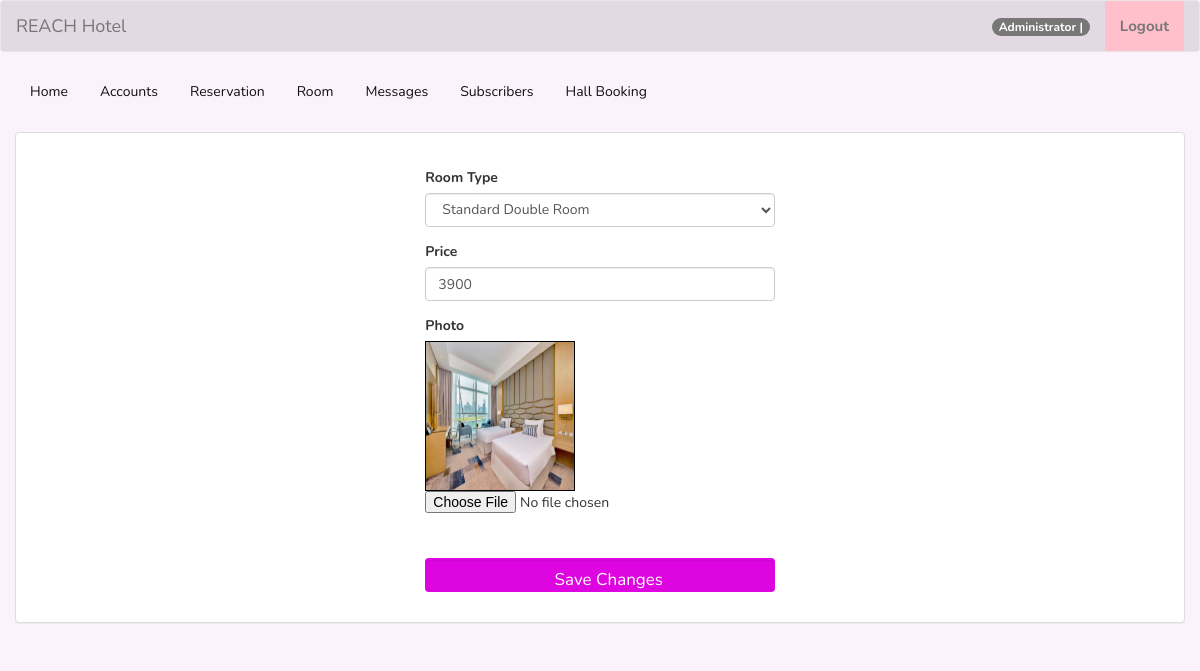
The app's page /admin/edit_room.php?room_id=1 (signed in) with its own data.
### tables this page shows
CREATE TABLE `room` (
  `room_id` int(11) NOT NULL,
  `room_type` varchar(50) NOT NULL,
  `price` varchar(11) NOT NULL,
  `photo` varchar(100) NOT NULL
);

### admin/name.php (called while the page is built)
<?php
	require 'connect.php';
	$query = $conn->query("SELECT * FROM `admin` WHERE `admin_id` = '$_SESSION[admin_id]'") or die(mysqli_error());
	$fetch = $query->fetch_array();
	$name = $fetch['name'];
?>

### admin/edit_room.php (the view, shortened to what this page needs)
<!DOCTYPE html>
<?php
	require 'name.php';
?>
<html lang = "en">
	<head>
		<link rel = "stylesheet" type = "text/css" href = "../css/bootstrap.css " />
		<link rel = "stylesheet" type = "text/css" href = "../css/style.css" />
	</head>
<body style = "background-color:rgba(235 170 240 / 15%);">
	<nav style = "background-color:rgba(0, 0, 0, 0.1);" class = "navbar navbar-default">
		<div  class = "container-fluid">
			<div class = "navbar-header">
				<a class = "navbar-brand" >REACH Hotel</a>
			</div>
			<ul class = "nav navbar-nav pull-right ">
			<li class = "dropdown">
			<a  ><span class="badge badge-pill badge-warning"><?php echo $name;?>    |</span></a>
					<li><a href="logout.php" style = "background: pink;font-size: 15px; font-weight: 700;" ></i> Logout</a></li>
			</li>
			</ul>
		</div>
	</nav>
	<div class = "container-fluid">
		<ul class = "nav nav-pills">
			<li><a href = "home.php">Home</a></li>
			<li><a href = "account.php">Accounts</a></li>
			<li><a href = "reserve.php">Reservation</a></li>
			<li><a href = "room.php">Room</a></li>
			<li><a href = "message.php">Messages</a></li>
			<li><a href = "subscribe.php">Subscribers</a></li>
			<li><a href = "hall_book.php">Hall Booking</a></li>
		</ul>
	</div>
	<br />
	<div class = "container-fluid">
		<div class = "panel panel-default">
			<div class = "panel-body">
				<br />
				<div class="col-md-4">&nbsp;</div>
				<div class = "col-md-4">
					<?php
						$query = $conn->query("SELECT * FROM `room` WHERE `room_id` = '$_REQUEST[room_id]'") or die(mysqli_error());
						$fetch = $query->fetch_array();
					?>
					<form method = "POST" enctype = "multipart/form-data">
						<div class = "form-group">
							<label>Room Type </label>
							<select class = "form-control" required = required name = "room_type">
								<option value = "Standard Double Room" <?php if($fetch['room_type'] == "Standard Double Room"){echo "selected";}?>>Standard Double Room</option>
							</select>
						</div>
						<div class = "form-group">
							<label>Price </label>
							<input type = "number" min = "0" max = "999999999" value = "<?php echo $fetch['price']?>" class = "form-control" name = "price" />
						</div>
						<div class = "form-group">
							<label>Photo </label>
							<div id = "preview" style = "width:150px; height :150px; border:1px solid #000;">
								<img src = "../photo/<?php echo $fetch['photo']?>" id = "lbl" width = "100%" height = "100%"/>
							</div>
							<input type = "file" required = "required" id = "photo" name = "photo" />
						</div>
						<br />
						<div class = "form-group">
							<button name = "edit_room" class = "btn btn-warning form-control"><i class = "glyphicon glyphicon-edit"></i> Save Changes</button>
						</div>
					</form>
				</div>
			</div>
		</div>
	</div>
	<br />
	<br />
</body>
</html>

### CSS/style.css (style rules this page uses)
:root { --pink:#dd05e0; }
* { font-family: 'Nunito', sans-serif; margin: 0; padding: 0; box-sizing: border-box; outline: none; border: none; text-decoration: none; transition: all .2s linear; }
html { font-size: 62.5%; overflow-x: hidden; scroll-behavior: smooth; scroll-padding-top: 6rem; }
.btn { display: inline-block; margin-top: 1rem; background: var(--pink); color: #fff; padding: .8rem 3rem; border: .2rem solid var(--pink); cursor: pointer; font-size: 1.7rem; }

### records on screen
room: room_type "Standard Double Room", price "3900", photo (picture)

### other values on screen
$name "Administrator"
